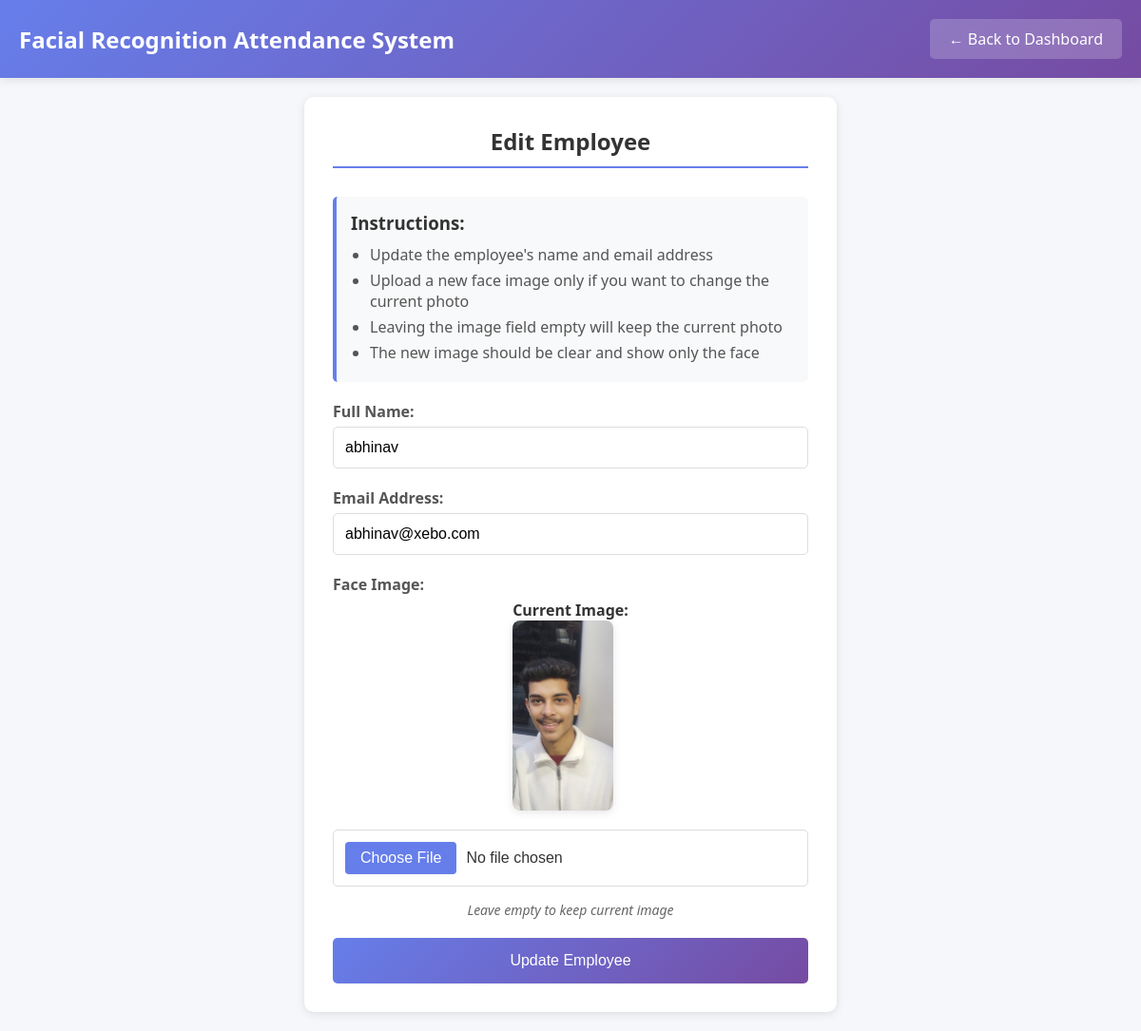
Page /edit_employee/16 (signed in) on the committed database.
### tables this page shows
CREATE TABLE employees (
                        id INTEGER PRIMARY KEY AUTOINCREMENT,
                        name TEXT NOT NULL,
                        email TEXT UNIQUE,
                        face_encoding TEXT NOT NULL,
                        image_path TEXT,
                        created_at TIMESTAMP DEFAULT CURRENT_TIMESTAMP
                    );

### app.py (the view, shortened to what this page needs)
@app.route('/edit_employee/<int:employee_id>', methods=['GET', 'POST'])
def edit_employee(employee_id):
    if 'admin_id' not in session:
        return redirect(url_for('login'))
    conn = get_db_connection()
    employee = conn.execute('SELECT * FROM employees WHERE id = ?', (employee_id,)).fetchone()
    conn.close()
    if not employee:
        flash('Employee not found', 'error')
        return redirect(url_for('dashboard'))
    return render_template('edit_employee.html', employee=employee)

### app.py (called while the page is built)
def get_db_connection():
    conn = sqlite3.connect('attendance.db')
    conn.row_factory = sqlite3.Row
    return conn

### templates/edit_employee.html (shortened to what this page needs)
<!DOCTYPE html>
<html lang="en">
<head>
</head>
<body>
    <div class="header">
        <h1>Facial Recognition Attendance System</h1>
        <a href="{{ url_for('dashboard') }}" class="back-btn">← Back to Dashboard</a>
    </div>
    <div class="container">
        <div class="form-container">
            <h2>Edit Employee</h2>
            <div class="instructions">
                <h3>Instructions:</h3>
                <ul>
                    <li>Update the employee's name and email address</li>
                    <li>Upload a new face image only if you want to change the current photo</li>
                    <li>Leaving the image field empty will keep the current photo</li>
                    <li>The new image should be clear and show only the face</li>
                </ul>
            </div>
            <form method="POST" enctype="multipart/form-data" id="editEmployeeForm">
                <div class="form-group">
                    <label for="name">Full Name:</label>
                    <input type="text" id="name" name="name" value="{{ employee.name }}" required placeholder="Enter employee's full name">
                </div>
                <div class="form-group">
                    <label for="email">Email Address:</label>
                    <input type="email" id="email" name="email" value="{{ employee.email }}" required placeholder="Enter employee's email">
                </div>
                <div class="form-group">
                    <label for="face_image">Face Image:</label>
                    <div class="image-section">
                        {% if employee.image_path %}
                            <div>
                                <p><strong>Current Image:</strong></p>
                                <img src="{{ url_for('static', filename=employee.image_path) }}" alt="Current employee photo" class="current-image">
                            </div>
                        {% endif %}
                        <div class="file-input-container">
                            <input type="file" id="face_image" name="face_image" class="file-input" accept="image/*">
                        </div>
                        <p class="optional-note">Leave empty to keep current image</p>
                    </div>
                </div>
                <button type="submit">Update Employee</button>
            </form>
        </div>
    </div>
</body>
</html>

### templates/edit_employee.html (style rules this page uses)
* { margin: 0; padding: 0; box-sizing: border-box; }
body { font-family: 'Segoe UI', Tahoma, Geneva, Verdana, sans-serif; background: #f5f7fa; color: #333; }
.header { background: linear-gradient(135deg, #667eea 0%, #764ba2 100%); color: white; padding: 20px; display: flex; justify-content: space-between; align-items: center; box-shadow: 0 2px 10px rgba(0, 0, 0, 0.1); }
.header h1 { font-size: 24px; }
.back-btn { background: rgba(255, 255, 255, 0.2); color: white; padding: 10px 20px; border-radius: 5px; text-decoration: none; transition: background 0.3s ease; }
.container { max-width: 600px; margin: 0 auto; padding: 20px; }
.form-container { background: white; padding: 30px; border-radius: 10px; box-shadow: 0 2px 10px rgba(0, 0, 0, 0.1); }
h2 { text-align: center; color: #333; margin-bottom: 30px; border-bottom: 2px solid #667eea; padding-bottom: 10px; }
.form-group { margin-bottom: 20px; }
label { display: block; margin-bottom: 5px; color: #555; font-weight: bold; }
input[type="text"], input[type="email"] { width: 100%; padding: 12px; border: 1px solid #ddd; border-radius: 5px; font-size: 16px; box-sizing: border-box; }
.file-input-container { position: relative; display: inline-block; width: 100%; }
.file-input { width: 100%; padding: 12px; border: 1px solid #ddd; border-radius: 5px; font-size: 16px; box-sizing: border-box; background: white; }
.current-image { max-width: 200px; max-height: 200px; border-radius: 8px; box-shadow: 0 2px 10px rgba(0, 0, 0, 0.1); }
.image-section { display: flex; flex-direction: column; align-items: center; gap: 15px; }
button { width: 100%; padding: 15px; background: linear-gradient(135deg, #667eea 0%, #764ba2 100%); color: white; border: none; border-radius: 5px; font-size: 16px; cursor: pointer; transition: background 0.3s ease; }
.instructions { background: #f8f9fa; padding: 15px; border-radius: 5px; margin-bottom: 20px; border-left: 4px solid #667eea; }
.instructions h3 { margin-bottom: 10px; color: #333; }
.instructions ul { margin-left: 20px; }
.instructions li { margin-bottom: 5px; color: #555; }
.optional-note { font-style: italic; color: #666; font-size: 14px; }

### rows in the picture
employees: name "abhinav", email "abhinav@xebo.com", image_path (picture)
